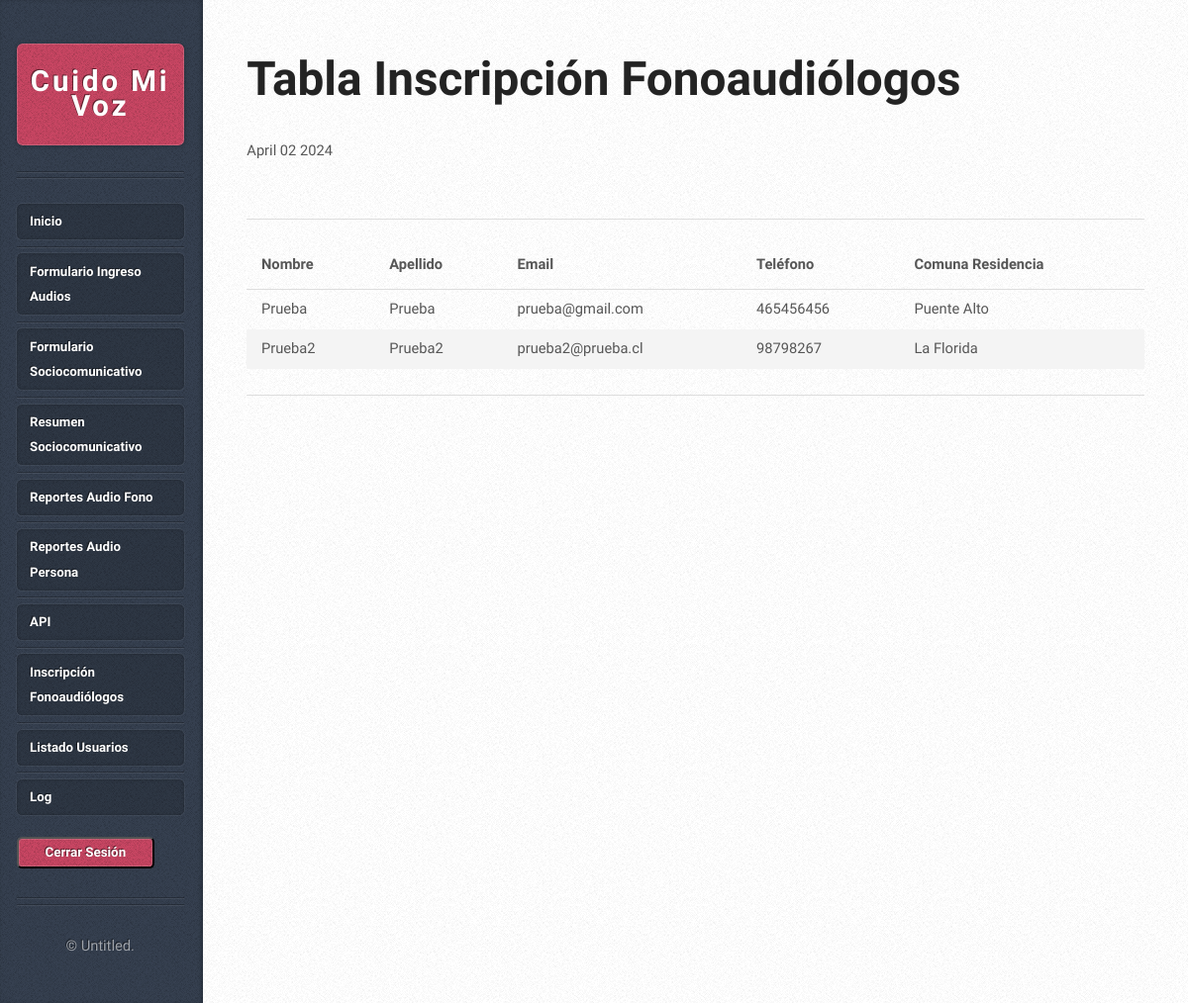
Screenshot of /solicitud_inscripcion/ (signed in) with the database file from the repository.
### botApp/models.py (models this page shows, shortened)
class inscripcion_fono(models.Model):
    nombre_fono = models.CharField(max_length=100)
    apellido_fono = models.CharField(max_length=100)
    email_fono = models.EmailField()
    telefono_fono = models.IntegerField()
    comuna_residencia = models.CharField(max_length=100)

### botApp/views.py (the view)
# urls.py: path('solicitud_inscripcion/', solicitud_inscripcion , name='solicitud_inscripcion'),
def solicitud_inscripcion(request):
    inscripciones = inscripcion_fono.objects.all()
    data = {
        "fecha_actual" : datetime.now(),
        "list": inscripciones
    }
    return render (request,"solicitud_insc.html",data)

### botApp/templates/solicitud_insc.html (shortened to what this page needs)
{% extends "base.html" %}
{% block subtitle %}Tabla Inscripción Fonoaudiólogos{% endblock %}
{% block fecha %}
<div class="info">
    <span class="date">
      <span class="month">{{ fecha_actual|date:"F" }} </span>
      <span class="day">{{ fecha_actual|date:"d" }}</span>
      <span class="year">{{ fecha_actual|date:"Y" }}</span>
    </span>
  </div>
{% endblock %}
{% block content %}
<hr>
<table id="tabla">
    <thead>
      <tr>
        <th>Nombre</th>
        <th>Apellido</th>
        <th>Email</th>
        <th>Teléfono</th>
        <th>Comuna Residencia</th>
      </tr>
    </thead>
    <tbody>
        {% for item in list %}
        <tr>
            <td>{{ item.nombre_fono }}</td>
            <td>{{ item.apellido_fono }}</td>
            <td>{{ item.email_fono }}</td>
            <td>{{ item.telefono_fono }}</td>
            <td>{{ item.comuna_residencia }}</td>
        </tr>
        {% endfor %}
    </tbody>
  </table>
  <hr>
{% endblock %}

### botApp/static/assets/css/main.css (style rules this page uses)
html, body, div, span, applet, object, iframe, h1, h2, h3, h4, h5, h6, p, blockquote, pre, a, abbr, acronym, address, big, cite, code, del, dfn, em, img, ins, kbd, q, s, samp, small, strike, strong, sub, sup, tt, var, b, u, i, center, dl, dt, dd, ol, ul, li, fieldset, form, label, legend, table, caption, tbody, tfoot, thead, tr, th, td, article, aside, canvas, details, embed, figure, figcaption, footer, header, hgroup, menu, nav, output, ruby, section, summary, time, mark, audio, video { margin: 0; padding: 0; border: 0; font-size: 100%; font: inherit; vertical-align: baseline; }
body { line-height: 1; }
table { border-collapse: collapse; border-spacing: 0; }
body { -webkit-text-size-adjust: none; }
html { box-sizing: border-box; }
*, *:before, *:after { box-sizing: inherit; }
body { background-color: #e8e8e8; background-image: url("images/bg02.png"); display: -moz-flex; display: -webkit-flex; display: -ms-flex; display: flex; }
body, input, textarea, select { font-family: 'Source Sans Pro', sans-serif; font-weight: 400; color: #565656; }
hr { border: 0; border-top: solid 1px #ddd; padding: 1.5em 0 0 0; margin: 1.75em 0 0 0; }
table { margin-bottom: 1em; width: 100%; }
table tbody tr:nth-child(2n+2) { background: #f4f4f4; }
table td { padding: 0.5em 1em 0.5em 1em; }
table th { text-align: left; font-weight: 700; padding: 0.75em 1em 0.75em 1em; }
table thead { border-bottom: solid 1px #ddd; }
section > :last-child, section > .inner > :last-child, section:last-child, article > :last-child, article > .inner > :last-child, article:last-child { margin-bottom: 0; }
@media screen and (min-width: 737px) { body { height: 100%; line-height: 1.75em; } }
@media screen and (min-width: 737px) and (max-width: 1200px) { body { min-width: 1000px; font-size: 11pt; } }
@media screen and (min-width: 737px) and (max-width: 1200px) { .box.post .info { width: 100%; padding: 1em 0 0 0; position: relative; top: -2em; } }
@media screen and (min-width: 737px) and (max-width: 1200px) { .box.post .info .date { display: inline; } }

### rows the page displays
inscripcion_fono: nombre_fono "Prueba", apellido_fono "Prueba", email_fono "prueba@gmail.com", telefono_fono "465456456", comuna_residencia "Puente Alto"
inscripcion_fono: nombre_fono "Prueba2", apellido_fono "Prueba2", email_fono "prueba2@prueba.cl", telefono_fono "98798267", comuna_residencia "La Florida"
